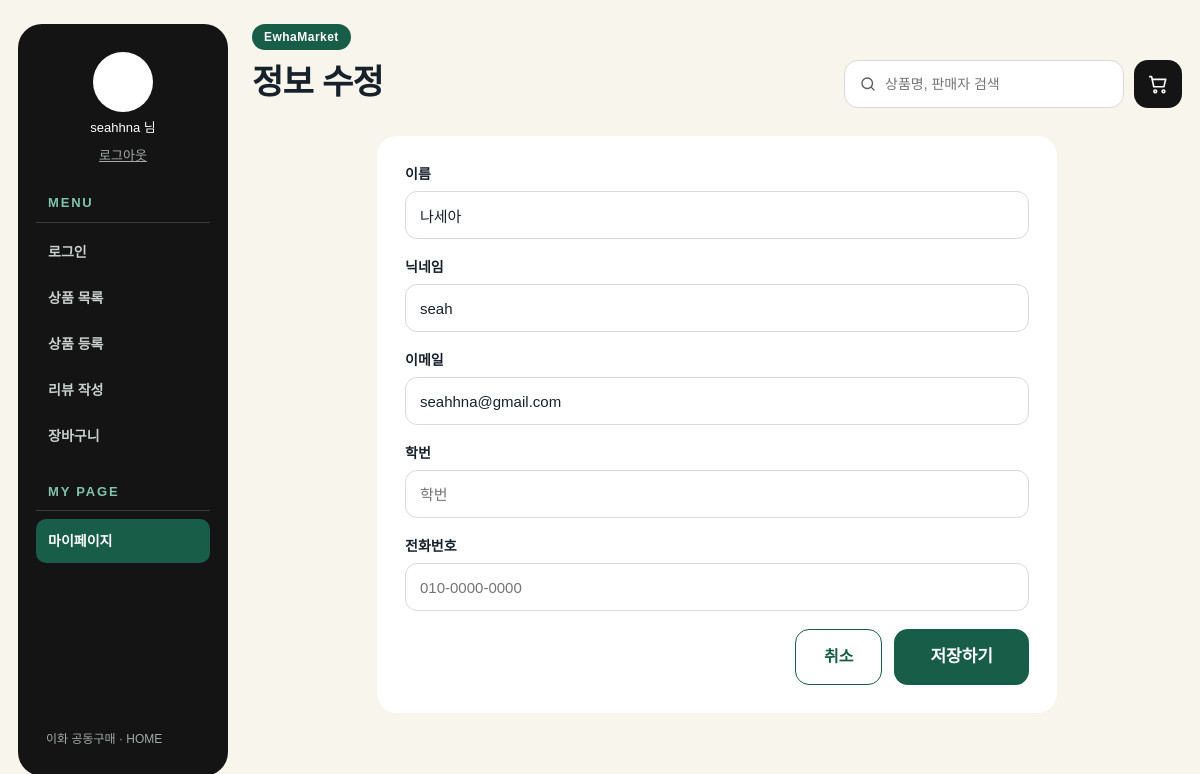
The page /account/edit (signed in) on the database its author committed.
### tables this page shows
CREATE TABLE users(id INTEGER PRIMARY KEY, username TEXT UNIQUE NOT NULL,
              email TEXT UNIQUE NOT NULL, password_hash TEXT NOT NULL, name TEXT NOT NULL, student_id TEXT UNIQUE, phone TEXT, joined_at TEXT, nickname TEXT NOT NULL DEFAULT '');

### app.py (the view, shortened to what this page needs)
@app.route("/account/edit", methods=["GET", "POST"])
def account_edit():
    profile = current_profile()
    if not profile:
        return redirect(url_for("login"))
    return page("account_edit.html", "정보 수정", "account", profile=profile)

### app.py (called while the page is built)
def connect():
    db = sqlite3.connect(DB_PATH)
    db.row_factory = sqlite3.Row
    return db

@app.context_processor
def shared_context():
    return dict(user=session.get("user"), cart_count=sum(int(x["quantity"]) for x in session.get("cart", [])), labels=LABELS, status_labels=STATUS_LABELS, categories=CATEGORIES, option_category=OPTION_CATEGORY, rating_labels=RATING_LABELS)

def page(template, title, active="", **context):
    return render_template(template, page_title=title, active=active, css_file=template.replace(".html", ".css"), **context)

def current_profile():
    if not session.get("user"):
        return None
    with connect() as db:
        return db.execute("SELECT * FROM users WHERE username=?", (session["user"]["username"],)).fetchone()

### templates/account_edit.html
{% extends "index.html" %}
{% block content %}
<form class="centered-form form-card account-edit" method="post" action="{{ url_for('account_edit') }}">
    <label class="field">이름<input name="name" value="{{ profile.name }}" autocomplete="name" required></label>
    <label class="field">닉네임<input name="nickname" value="{{ profile.nickname }}" maxlength="30" required></label>
    <label class="field">이메일<input type="email" name="email" value="{{ profile.email }}" autocomplete="email" required></label>
    <label class="field">학번<input name="student_id" value="{{ profile.student_id or '' }}" inputmode="numeric" pattern="[0-9]+" placeholder="학번"></label>
    <label class="field">전화번호<input type="tel" name="phone" value="{{ profile.phone or '' }}" placeholder="010-0000-0000"></label>
    <div class="form-submit"><a class="btn btn-white" href="{{ url_for('account') }}">취소</a><button class="btn" type="submit">저장하기</button></div>
</form>
{% endblock %}

### static/css/common.css (style rules this page uses)
:root { --green:#185d48; --green-dark:#0f4433; --ink:#17212c; --body:#3d4247; --muted:#575c60; --cream:#f8f5ed; --black:#141414; --line:#eceeea; --field-line:#d8dbd7; --urgent:#c2410c; --soft-green:#e4efe9; --placeholder:#ecebe5; --star:#e6b84a; --star-bright:#ffd36b; --star-off:#d6d8d3; --radius-card:20px; --radius-btn:14px; --radius-input:12px; --radius-pill:999px; --height-input:48px; --height-btn:52px; --fw-title:800; --fw-bold:700; --fw-medium:600; --fw-regular:400; }
* { box-sizing:border-box; }
body { margin:0; background:var(--cream); color:var(--ink); font-family:"Noto Sans KR","Malgun Gothic",Arial,sans-serif; font-size:15px; font-weight:var(--fw-regular); line-height:1.5; }
a { color:inherit; text-decoration:none; }
button,input,select,textarea { font:inherit; }
button,a,input,select,textarea { -webkit-tap-highlight-color:transparent; }
button { cursor:pointer; border:0; }
input,select,textarea { width:100%; min-width:0; padding:10px 14px; border:1px solid var(--field-line); border-radius:var(--radius-input); background:#fff; color:var(--ink); }
form { margin:0; }
.btn { display:inline-flex; justify-content:center; align-items:center; min-height:var(--height-btn); padding:12px 28px; background:var(--green); color:#fff; border-radius:var(--radius-btn); font-size:16px; font-weight:var(--fw-bold); text-align:center; gap:8px; }
.btn-white { color:var(--green); background:#fff; border:1px solid var(--green); }
.form-card { background:#fff; border-radius:var(--radius-card); padding:28px; display:flex; flex-direction:column; gap:18px; }
.field { display:flex; flex-direction:column; gap:6px; min-width:0; font-size:14px; font-weight:var(--fw-medium); }
.field input,.field select,.field textarea { height:var(--height-input); padding:0 14px; font-size:15px; font-weight:var(--fw-regular); border-radius:var(--radius-input); }
.form-submit { display:flex; flex-wrap:wrap; justify-content:flex-end; align-items:center; gap:12px; }
.form-submit .btn { min-height:56px; }
.form-submit .btn:not(.btn-white) { padding:12px 36px; font-size:17px; font-weight:var(--fw-title); }
.centered-form { width:100%; margin-inline:auto; }

### static/css/account_edit.css (style rules this page uses)
.account-edit { max-width:680px; }

### rows shown on the page
users: name "나세아", nickname "seah", email "seahhna@gmail.com"

### other values the page prints
{{ user.username ~ ' 님' if user else '로그인이 필요해요' }} "seahhna 님"
{{ text }} "로그인" "상품 목록" "상품 등록" "리뷰 작성" "장바구니"
{{ page_title }} "정보 수정"
